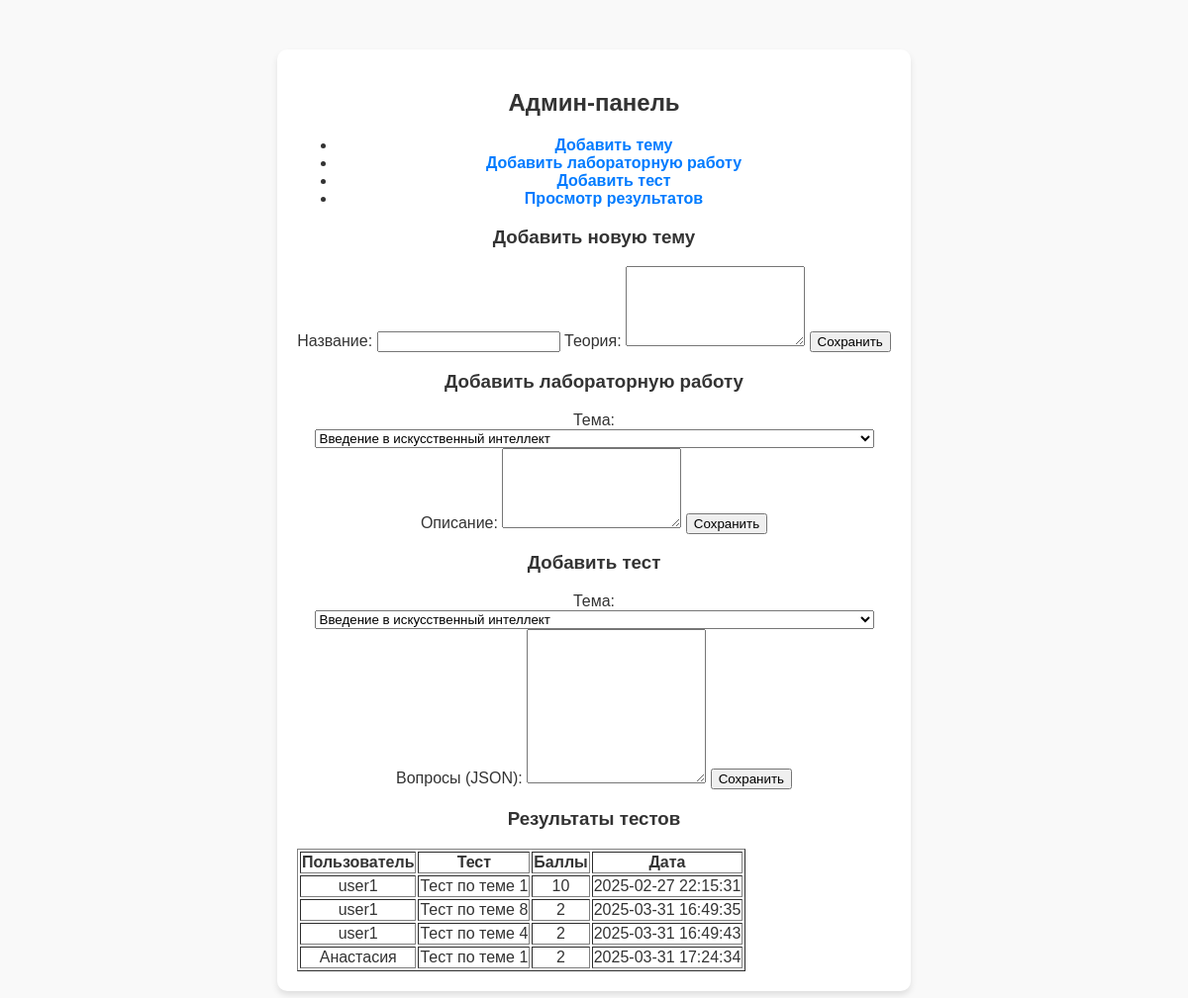
Screenshot of /admin.php (signed in) with the database file from the repository.
### tables this page shows
CREATE TABLE `test_results` (
  `id` int(11) NOT NULL,
  `user_id` int(11) NOT NULL,
  `test_id` int(11) NOT NULL,
  `score` int(11) NOT NULL,
  `timestamp` datetime DEFAULT current_timestamp(),
  `completed_at` datetime NOT NULL DEFAULT current_timestamp()
);

CREATE TABLE `users` (
  `id` int(11) NOT NULL,
  `username` varchar(255) NOT NULL,
  `email` varchar(255) NOT NULL,
  `password` varchar(255) NOT NULL,
  `is_admin` tinyint(1) DEFAULT 0
);

CREATE TABLE `tests` (
  `id` int(11) NOT NULL,
  `topic_id` int(11) NOT NULL,
  `questions` text NOT NULL,
  `title` varchar(255) NOT NULL
);

### admin.php (the view, shortened to what this page needs)
<!DOCTYPE html>
<html lang="ru">
<head>
    <link rel="stylesheet" href="style.css">
</head>
<body>
    <div class="container">
        <h2>Админ-панель</h2>
        <nav>
            <ul>
                <li><a href="#add-topic">Добавить тему</a></li>
                <li><a href="#add-labwork">Добавить лабораторную работу</a></li>
                <li><a href="#add-test">Добавить тест</a></li>
                <li><a href="#view-results">Просмотр результатов</a></li>
            </ul>
        </nav>
        <section id="add-topic">
            <h3>Добавить новую тему</h3>
            <form method="POST" action="add_topic.php">
                <label for="title">Название:</label>
                <input type="text" id="title" name="title" required>
                <label for="content">Теория:</label>
                <textarea id="content" name="content" rows="5" required></textarea>
                <button type="submit">Сохранить</button>
            </form>
        </section>
        <section id="add-labwork">
            <h3>Добавить лабораторную работу</h3>
            <form method="POST" action="add_labwork.php">
                <label for="topic_id">Тема:</label>
                <select id="topic_id" name="topic_id" required>
                    <?php
                    $conn = new mysqli("localhost", "root", "", "edu_site");
                    $sql = "SELECT * FROM topics";
                    $result = $conn->query($sql);
                    if ($result->num_rows > 0) {
                        while ($row = $result->fetch_assoc()) {
                            echo "<option value='" . $row['id'] . "'>" . $row['title'] . "</option>";
                        }
                    }
                    ?>
                </select>
                <label for="description">Описание:</label>
                <textarea id="description" name="description" rows="5" required></textarea>
                <button type="submit">Сохранить</button>
            </form>
        </section>
        <section id="add-test">
            <h3>Добавить тест</h3>
            <form method="POST" action="add_test.php">
                <label for="topic_id">Тема:</label>
                <select id="topic_id" name="topic_id" required>
                    <?php
                    $conn = new mysqli("localhost", "root", "", "edu_site");
                    $sql = "SELECT * FROM topics";
                    $result = $conn->query($sql);
                    if ($result->num_rows > 0) {
                        while ($row = $result->fetch_assoc()) {
                            echo "<option value='" . $row['id'] . "'>" . $row['title'] . "</option>";
                        }
                    }
                    ?>
                </select>
                <label for="questions">Вопросы (JSON):</label>
                <textarea id="questions" name="questions" rows="10" required></textarea>
                <button type="submit">Сохранить</button>
            </form>
        </section>
        <section id="view-results">
            <h3>Результаты тестов</h3>
            <?php
            $conn = new mysqli("localhost", "root", "", "edu_site");
            $sql = "SELECT u.username, t.title, tr.score, tr.timestamp FROM test_results tr JOIN users u ON tr.user_id = u.id JOIN tests t ON tr.test_id = t.id";
            $result = $conn->query($sql);
            if ($result->num_rows > 0) {
                echo "<table border='1'>";
                echo "<tr><th>Пользователь</th><th>Тест</th><th>Баллы</th><th>Дата</th></tr>";
                while ($row = $result->fetch_assoc()) {
                    echo "<tr><td>" . $row['username'] . "</td><td>" . $row['title'] . "</td><td>" . $row['score'] . "</td><td>" . $row['timestamp'] . "</td></tr>";
                }
                echo "</table>";
            } else {
                echo "<p>Нет результатов.</p>";
            }
            ?>
        </section>
    </div>
</body>
</html>

### style.css (style rules this page uses)
:root { --white-color: #fff; --bg-color: #f9f9f9; --gray-color: #ccc; --primary-color: #007BFF; --secondary-color: #6c757d; }
body { font-family: Arial, sans-serif; margin: 0; padding: 0; background: var(--bg-color); color: #333; }
a { text-decoration: none; color: var(--primary-color); font-weight: bold; }
.container { max-width: 1200px; margin: 0 auto; padding: 0 20px; }
.container { max-width: 400px; margin: 100px auto; padding: 20px; background: rgba(255, 255, 255, 0.9); border-radius: 10px; box-shadow: 0 4px 6px rgba(0, 0, 0, 0.1); transition: transform 0.3s ease, box-shadow 0.3s ease; }
.container { max-width: 400px; margin: 100px auto; padding: 20px; background: rgba(255, 255, 255, 0.9); border-radius: 10px; box-shadow: 0 4px 6px rgba(0, 0, 0, 0.1); transition: transform 0.3s ease, box-shadow 0.3s ease; text-align: center; }
.container { max-width: 600px; margin: 50px auto; padding: 20px; background: var(--white-color); border-radius: 10px; box-shadow: 0 4px 6px rgba(0, 0, 0, 0.1); transition: transform 0.3s ease, box-shadow 0.3s ease; }

### rows the page displays
test_results: user.username "user1", test.title "Тест по теме 1", score "10", timestamp "2025-02-27 22:15:31"
test_results: user.username "user1", test.title "Тест по теме 8", score "2", timestamp "2025-03-31 16:49:35"
test_results: user.username "user1", test.title "Тест по теме 4", score "2", timestamp "2025-03-31 16:49:43"
test_results: user.username "Анастасия", test.title "Тест по теме 1", score "2", timestamp "2025-03-31 17:24:34"

### other values shown
form field topic_id "Введение в искусственный интеллект"
